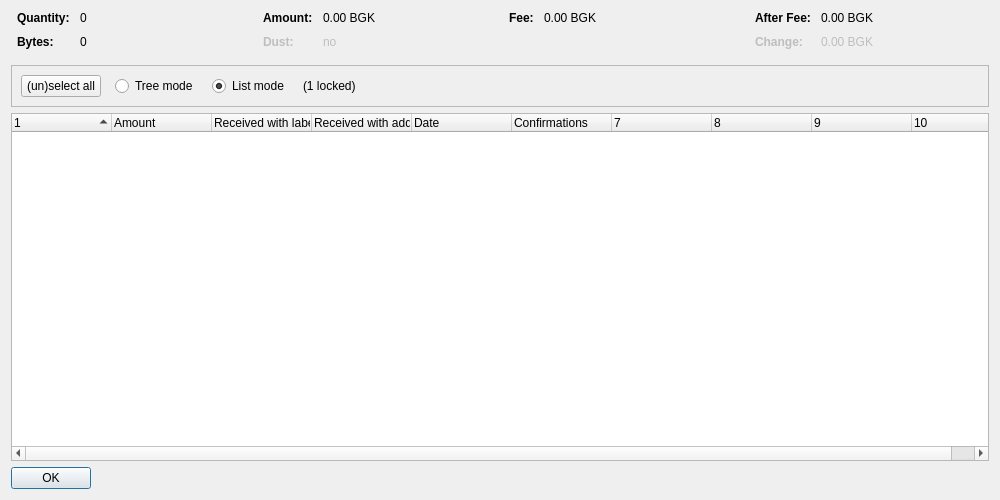
<?xml version="1.0" encoding="UTF-8"?>
<ui version="4.0">
 <class>CoinControlDialog</class>
 <widget class="QDialog" name="CoinControlDialog">
  <property name="geometry">
   <rect>
    <x>0</x>
    <y>0</y>
    <width>1000</width>
    <height>500</height>
   </rect>
  </property>
  <property name="windowTitle">
   <string>Coin Selection</string>
  </property>
  <layout class="QVBoxLayout" name="verticalLayout">
   <item>
    <layout class="QHBoxLayout" name="horizontalLayoutTop" stretch="0,0,0,0">
     <property name="topMargin">
      <number>0</number>
     </property>
     <property name="bottomMargin">
      <number>10</number>
     </property>
     <item>
      <layout class="QFormLayout" name="formLayoutCoinControl1">
       <property name="horizontalSpacing">
        <number>10</number>
       </property>
       <property name="verticalSpacing">
        <number>10</number>
       </property>
       <property name="leftMargin">
        <number>6</number>
       </property>
       <property name="rightMargin">
        <number>6</number>
       </property>
       <item row="0" column="0">
        <widget class="QLabel" name="labelCoinControlQuantityText">
         <property name="font">
          <font>
           <weight>75</weight>
           <bold>true</bold>
          </font>
         </property>
         <property name="text">
          <string>Quantity:</string>
         </property>
        </widget>
       </item>
       <item row="0" column="1">
        <widget class="QLabel" name="labelCoinControlQuantity">
         <property name="cursor">
          <cursorShape>IBeamCursor</cursorShape>
         </property>
         <property name="contextMenuPolicy">
          <enum>Qt::ActionsContextMenu</enum>
         </property>
         <property name="text">
          <string notr="true">0</string>
         </property>
         <property name="textInteractionFlags">
          <set>Qt::LinksAccessibleByMouse|Qt::TextSelectableByKeyboard|Qt::TextSelectableByMouse</set>
         </property>
        </widget>
       </item>
       <item row="1" column="0">
        <widget class="QLabel" name="labelCoinControlBytesText">
         <property name="font">
          <font>
           <weight>75</weight>
           <bold>true</bold>
          </font>
         </property>
         <property name="text">
          <string>Bytes:</string>
         </property>
        </widget>
       </item>
       <item row="1" column="1">
        <widget class="QLabel" name="labelCoinControlBytes">
         <property name="cursor">
          <cursorShape>IBeamCursor</cursorShape>
         </property>
         <property name="contextMenuPolicy">
          <enum>Qt::ActionsContextMenu</enum>
         </property>
         <property name="text">
          <string notr="true">0</string>
         </property>
         <property name="textInteractionFlags">
          <set>Qt::LinksAccessibleByMouse|Qt::TextSelectableByKeyboard|Qt::TextSelectableByMouse</set>
         </property>
        </widget>
       </item>
      </layout>
     </item>
     <item>
      <layout class="QFormLayout" name="formLayoutCoinControl2">
       <property name="horizontalSpacing">
        <number>10</number>
       </property>
       <property name="verticalSpacing">
        <number>10</number>
       </property>
       <property name="leftMargin">
        <number>6</number>
       </property>
       <property name="rightMargin">
        <number>6</number>
       </property>
       <item row="0" column="0">
        <widget class="QLabel" name="labelCoinControlAmountText">
         <property name="font">
          <font>
           <weight>75</weight>
           <bold>true</bold>
          </font>
         </property>
         <property name="text">
          <string>Amount:</string>
         </property>
        </widget>
       </item>
       <item row="0" column="1">
        <widget class="QLabel" name="labelCoinControlAmount">
         <property name="cursor">
          <cursorShape>IBeamCursor</cursorShape>
         </property>
         <property name="contextMenuPolicy">
          <enum>Qt::ActionsContextMenu</enum>
         </property>
         <property name="text">
          <string notr="true">0.00 BGK</string>
         </property>
         <property name="textInteractionFlags">
          <set>Qt::LinksAccessibleByMouse|Qt::TextSelectableByKeyboard|Qt::TextSelectableByMouse</set>
         </property>
        </widget>
       </item>
       <item row="1" column="0">
        <widget class="QLabel" name="labelCoinControlLowOutputText">
         <property name="enabled">
          <bool>false</bool>
         </property>
         <property name="font">
          <font>
           <weight>75</weight>
           <bold>true</bold>
          </font>
         </property>
         <property name="text">
          <string>Dust:</string>
         </property>
        </widget>
       </item>
       <item row="1" column="1">
        <widget class="QLabel" name="labelCoinControlLowOutput">
         <property name="enabled">
          <bool>false</bool>
         </property>
         <property name="cursor">
          <cursorShape>IBeamCursor</cursorShape>
         </property>
         <property name="contextMenuPolicy">
          <enum>Qt::ActionsContextMenu</enum>
         </property>
         <property name="text">
          <string notr="true">no</string>
         </property>
         <property name="textInteractionFlags">
          <set>Qt::LinksAccessibleByMouse|Qt::TextSelectableByKeyboard|Qt::TextSelectableByMouse</set>
         </property>
        </widget>
       </item>
      </layout>
     </item>
     <item>
      <layout class="QFormLayout" name="formLayoutCoinControl3">
       <property name="horizontalSpacing">
        <number>10</number>
       </property>
       <property name="verticalSpacing">
        <number>10</number>
       </property>
       <property name="leftMargin">
        <number>6</number>
       </property>
       <property name="rightMargin">
        <number>6</number>
       </property>
       <item row="0" column="0">
        <widget class="QLabel" name="labelCoinControlFeeText">
         <property name="font">
          <font>
           <weight>75</weight>
           <bold>true</bold>
          </font>
         </property>
         <property name="text">
          <string>Fee:</string>
         </property>
        </widget>
       </item>
       <item row="0" column="1">
        <widget class="QLabel" name="labelCoinControlFee">
         <property name="cursor">
          <cursorShape>IBeamCursor</cursorShape>
         </property>
         <property name="contextMenuPolicy">
          <enum>Qt::ActionsContextMenu</enum>
         </property>
         <property name="text">
          <string notr="true">0.00 BGK</string>
         </property>
         <property name="textInteractionFlags">
          <set>Qt::LinksAccessibleByMouse|Qt::TextSelectableByKeyboard|Qt::TextSelectableByMouse</set>
         </property>
        </widget>
       </item>
      </layout>
     </item>
     <item>
      <layout class="QFormLayout" name="formLayoutCoinControl4">
       <property name="horizontalSpacing">
        <number>10</number>
       </property>
       <property name="verticalSpacing">
        <number>10</number>
       </property>
       <property name="leftMargin">
        <number>6</number>
       </property>
       <property name="rightMargin">
        <number>6</number>
       </property>
       <item row="0" column="0">
        <widget class="QLabel" name="labelCoinControlAfterFeeText">
         <property name="font">
          <font>
           <weight>75</weight>
           <bold>true</bold>
          </font>
         </property>
         <property name="text">
          <string>After Fee:</string>
         </property>
        </widget>
       </item>
       <item row="0" column="1">
        <widget class="QLabel" name="labelCoinControlAfterFee">
         <property name="cursor">
          <cursorShape>IBeamCursor</cursorShape>
         </property>
         <property name="contextMenuPolicy">
          <enum>Qt::ActionsContextMenu</enum>
         </property>
         <property name="text">
          <string notr="true">0.00 BGK</string>
         </property>
         <property name="textInteractionFlags">
          <set>Qt::LinksAccessibleByMouse|Qt::TextSelectableByKeyboard|Qt::TextSelectableByMouse</set>
         </property>
        </widget>
       </item>
       <item row="1" column="0">
        <widget class="QLabel" name="labelCoinControlChangeText">
         <property name="enabled">
          <bool>false</bool>
         </property>
         <property name="font">
          <font>
           <weight>75</weight>
           <bold>true</bold>
          </font>
         </property>
         <property name="text">
          <string>Change:</string>
         </property>
        </widget>
       </item>
       <item row="1" column="1">
        <widget class="QLabel" name="labelCoinControlChange">
         <property name="enabled">
          <bool>false</bool>
         </property>
         <property name="cursor">
          <cursorShape>IBeamCursor</cursorShape>
         </property>
         <property name="contextMenuPolicy">
          <enum>Qt::ActionsContextMenu</enum>
         </property>
         <property name="text">
          <string notr="true">0.00 BGK</string>
         </property>
         <property name="textInteractionFlags">
          <set>Qt::LinksAccessibleByMouse|Qt::TextSelectableByKeyboard|Qt::TextSelectableByMouse</set>
         </property>
        </widget>
       </item>
      </layout>
     </item>
    </layout>
   </item>
   <item>
    <widget class="QFrame" name="frame">
     <property name="minimumSize">
      <size>
       <width>0</width>
       <height>40</height>
      </size>
     </property>
     <property name="frameShape">
      <enum>QFrame::StyledPanel</enum>
     </property>
     <property name="frameShadow">
      <enum>QFrame::Sunken</enum>
     </property>
     <layout class="QHBoxLayout" name="horizontalLayout">
      <item>
       <layout class="QHBoxLayout" name="horizontalLayoutPanel" stretch="0,0,0,0,0">
        <property name="spacing">
         <number>14</number>
        </property>
        <item>
         <widget class="QPushButton" name="pushButtonSelectAll">
          <property name="sizePolicy">
           <sizepolicy hsizetype="Maximum" vsizetype="Fixed">
            <horstretch>0</horstretch>
            <verstretch>0</verstretch>
           </sizepolicy>
          </property>
          <property name="text">
           <string>(un)select all</string>
          </property>
          <property name="autoDefault">
           <bool>false</bool>
          </property>
         </widget>
        </item>
        <item>
         <widget class="QRadioButton" name="radioTreeMode">
          <property name="sizePolicy">
           <sizepolicy hsizetype="Maximum" vsizetype="Fixed">
            <horstretch>0</horstretch>
            <verstretch>0</verstretch>
           </sizepolicy>
          </property>
          <property name="text">
           <string>Tree mode</string>
          </property>
         </widget>
        </item>
        <item>
         <widget class="QRadioButton" name="radioListMode">
          <property name="sizePolicy">
           <sizepolicy hsizetype="Maximum" vsizetype="Fixed">
            <horstretch>0</horstretch>
            <verstretch>0</verstretch>
           </sizepolicy>
          </property>
          <property name="text">
           <string>List mode</string>
          </property>
          <property name="checked">
           <bool>true</bool>
          </property>
         </widget>
        </item>
        <item>
         <widget class="QLabel" name="labelLocked">
          <property name="text">
           <string notr="true">(1 locked)</string>
          </property>
         </widget>
        </item>
        <item>
         <spacer name="horizontalSpacer">
          <property name="orientation">
           <enum>Qt::Horizontal</enum>
          </property>
          <property name="sizeHint" stdset="0">
           <size>
            <width>40</width>
            <height>20</height>
           </size>
          </property>
         </spacer>
        </item>
       </layout>
      </item>
     </layout>
    </widget>
   </item>
   <item>
    <widget class="CoinControlTreeWidget" name="treeWidget">
     <property name="contextMenuPolicy">
      <enum>Qt::CustomContextMenu</enum>
     </property>
     <property name="sortingEnabled">
      <bool>false</bool>
     </property>
     <property name="columnCount">
      <number>10</number>
     </property>
     <attribute name="headerShowSortIndicator" stdset="0">
      <bool>true</bool>
     </attribute>
     <attribute name="headerStretchLastSection">
      <bool>false</bool>
     </attribute>
     <column>
      <property name="text">
       <string/>
      </property>
     </column>
     <column>
      <property name="text">
       <string>Amount</string>
      </property>
     </column>
     <column>
      <property name="text">
       <string>Received with label</string>
      </property>
     </column>
     <column>
      <property name="text">
       <string>Received with address</string>
      </property>
     </column>
     <column>
      <property name="text">
       <string>Date</string>
      </property>
     </column>
     <column>
      <property name="text">
       <string>Confirmations</string>
      </property>
      <property name="toolTip">
       <string>Confirmed</string>
      </property>
     </column>
     <column>
      <property name="text">
       <string/>
      </property>
     </column>
     <column>
      <property name="text">
       <string/>
      </property>
     </column>
     <column>
      <property name="text">
       <string/>
      </property>
     </column>
     <column>
      <property name="text">
       <string/>
      </property>
     </column>
    </widget>
   </item>
   <item>
    <widget class="QDialogButtonBox" name="buttonBox">
     <property name="sizePolicy">
      <sizepolicy hsizetype="Maximum" vsizetype="Fixed">
       <horstretch>0</horstretch>
       <verstretch>0</verstretch>
      </sizepolicy>
     </property>
     <property name="orientation">
      <enum>Qt::Horizontal</enum>
     </property>
     <property name="standardButtons">
      <set>QDialogButtonBox::Ok</set>
     </property>
    </widget>
   </item>
  </layout>
 </widget>
 <customwidgets>
  <customwidget>
   <class>CoinControlTreeWidget</class>
   <extends>QTreeWidget</extends>
   <header>qt/coincontroltreewidget.h</header>
  </customwidget>
 </customwidgets>
 <resources/>
 <connections/>
</ui>
